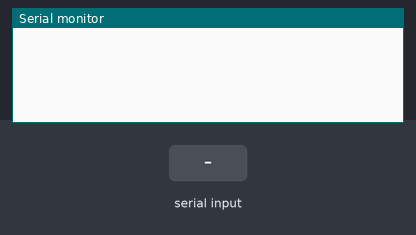
This sketch was run on a simulated Arduino Uno, built with avr-gcc and run on an emulated ATmega328P. On the bench: the last lines printed to the serial monitor. The test bench sets the inputs (shaded band).

Above: at 1.2 s.
1.3 s: "Time" received over Serial
At 3.1 s:
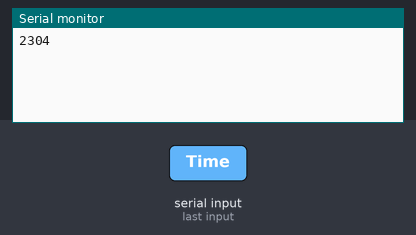
3.8 s: "1" received over Serial
At 6.2 s:
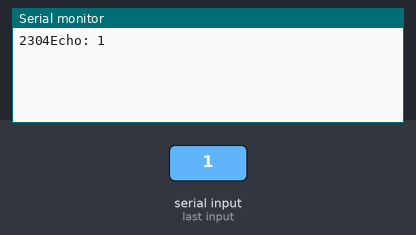

The sketch:

Arduino_Code.ino
```cpp
void setup() {
  // put your setup code here, to run once:
  Serial.begin(9600);
}

void loop() {
  // put your main code here, to run repeatedly:
  if(Serial.available() > 0){
    String incoming = Serial.readString();
    if(incoming == "Time"){
      Serial.print(millis());
    }else{
      Serial.print("Echo: ");
      Serial.println(incoming);
    }
  }
  delay(5);

}
```

Measured:
- after the input at 1.3 s, the serial monitor: prints a new line after 1.0 s (image 1)
- after the input at 3.8 s, the serial monitor: prints a new line after 1.0 s (image 2)
